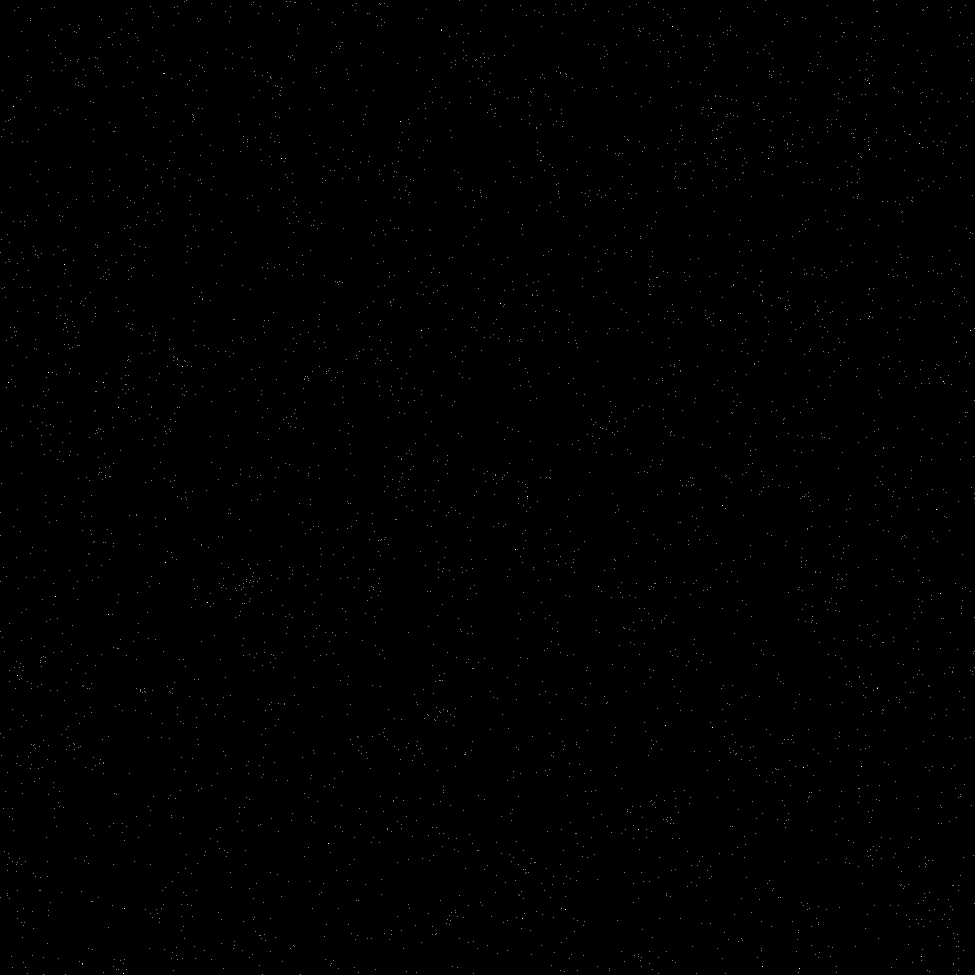
#> input picture Algorithms/Embedding/5. Watermarking/Stippled/Gradients/stipple0.png, 1950 x 1950 px (shown at 1/2 size); the run also reads 1 picture not shown here
$ python 'Watermark 6 Gradient.py'
#> lines starting #> are read from the running program, lines starting #| are printed output that depends on the picture
import numpy as np
import os
import time
from PIL import Image
import cv2

#Excel
import openpyxl

#Other directories
import sys
sys.path.append("../../../Analysis/PSNR+SSIM/")
from PSNRSSIM import returnValues

#Gradients to be used
gradient0 = Image.open("Gradients/stipple0.png")
#> gradient0 is the input picture: PIL image 1950x1950 L; 0.11% white in thin lines or dots
gradient0 = np.array(gradient0, 'float64')
#> gradient0: shape (1950, 1950) float64; 0.11% white in thin lines or dots

gradient1 = Image.open("Gradients/stipple1.png")
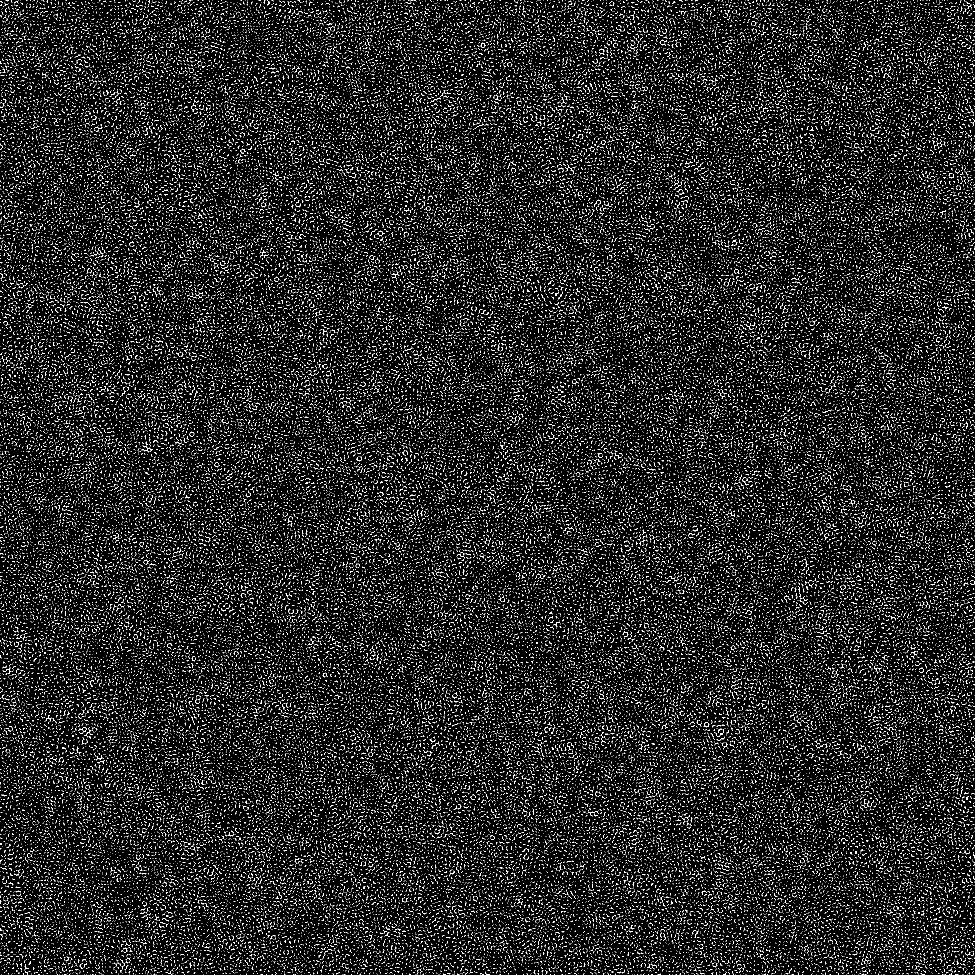
#> input picture Algorithms/Embedding/5. Watermarking/Stippled/Gradients/stipple1.png, 1950 x 1950 px (shown at 1/2 size)
#> gradient1 is the input picture: PIL image 1950x1950 L; 8.4% white in thin lines or dots
gradient1 = np.array(gradient1, 'float64')
#> gradient1: shape (1950, 1950) float64; 8.4% white in thin lines or dots

gradient2 = Image.open("Gradients/stipple2.png")
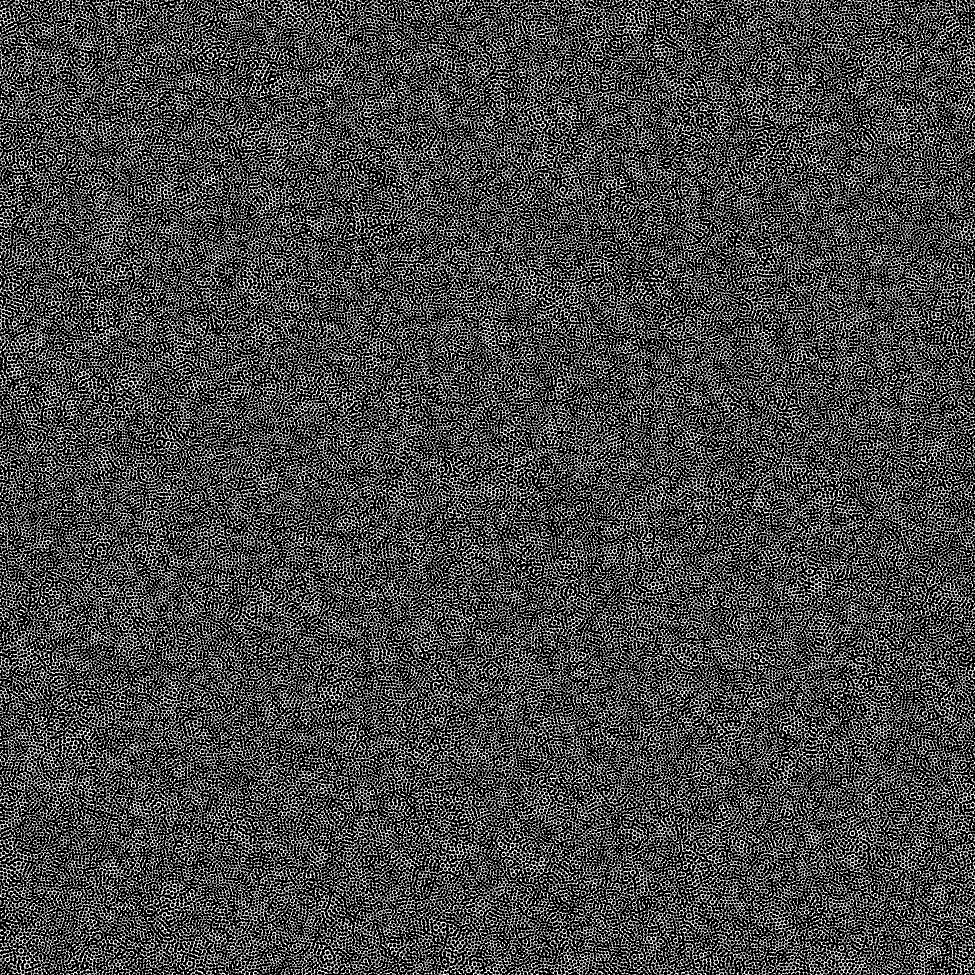
#> input picture Algorithms/Embedding/5. Watermarking/Stippled/Gradients/stipple2.png, 1950 x 1950 px (shown at 1/2 size)
#> gradient2 is the input picture: PIL image 1950x1950 L; 27.9% white in thin lines or dots
gradient2 = np.array(gradient2, 'float64')
#> gradient2: shape (1950, 1950) float64; 27.9% white in thin lines or dots

gradient5 = Image.open("Gradients/stipple5.png")
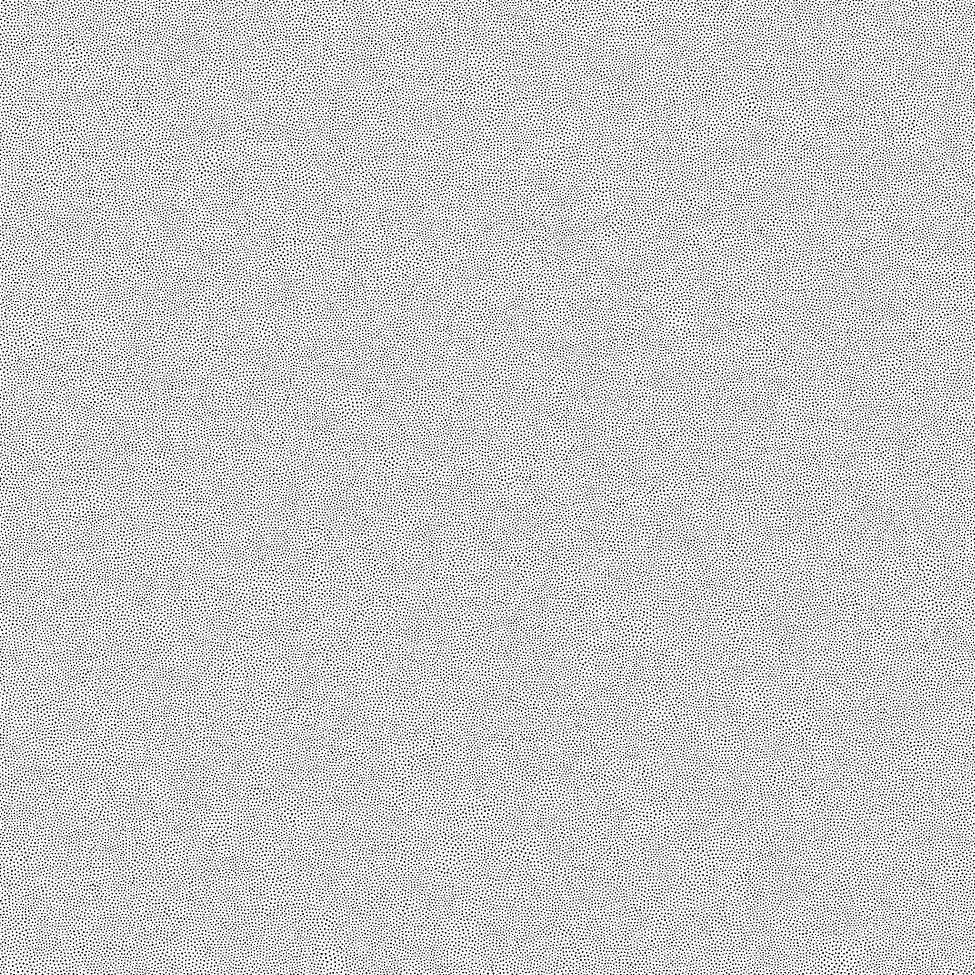
#> input picture Algorithms/Embedding/5. Watermarking/Stippled/Gradients/stipple5.png, 1950 x 1950 px (shown at 1/2 size)
#> gradient5 is the input picture: PIL image 1950x1950 L; 81.7% white; black in thin lines or dots
gradient5 = np.array(gradient5, 'float64')
#> gradient5: shape (1950, 1950) float64; 81.7% white; black in thin lines or dots

gradient6 = Image.open("Gradients/stipple6.png")
gradient6 = np.array(gradient6, 'float64')
#> gradient6: shape (1950, 1950) float64; 91.8% white; black in thin lines or dots

gradient7 = Image.open("Gradients/stipple7.png")
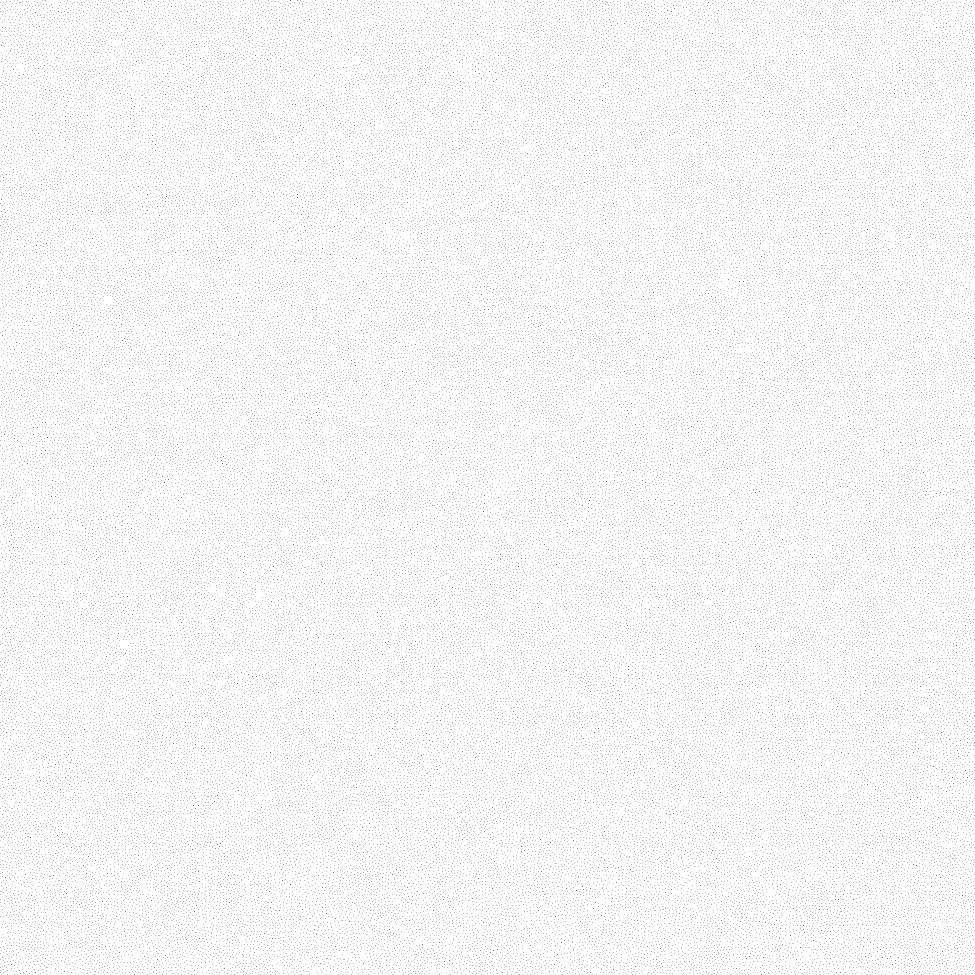
#> input picture Algorithms/Embedding/5. Watermarking/Stippled/Gradients/stipple7.png, 1950 x 1950 px (shown at 1/2 size)
#> gradient7 is the input picture: PIL image 1950x1950 L; 97.9% white; black in thin lines or dots
gradient7 = np.array(gradient7, 'float64')
#> gradient7: shape (1950, 1950) float64; 97.9% white; black in thin lines or dots

threshold = 40


#Stipple each half
# [131 lines left out: functions stipple, tempValue, findNewGradient, watermark, decode, analyse, not called in this run]


embedTimes = []
decryptTimes = []
psnrValues = []
ssimValues = []
messagePercents = []

fileList = []
#> (the run stopped early here; a loop or call above may not have finished)
